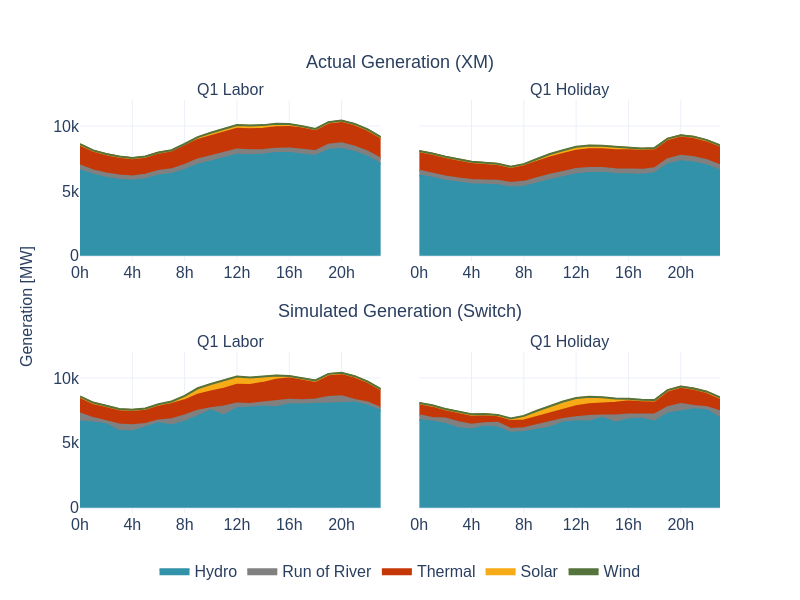

The notebook cell this image was saved under:
### Code cell
sw.dispatch.plot_q1_generation(gen_res, gen_disp)

### Figure 1 — Plotly figure (JSON) as saved in the notebook; plotly's stock layout.template omitted (floating-point values rounded to 4 significant figures)
{"data": [{"fillcolor": "#3292A9", "legendgroup": "Hydro", "line": {"color": "#3292A9", "shape": "linear"}, "mode": "lines", "name": "Hydro", "showlegend": true, "stackgroup": "one", "type": "scatter", "x": ["0h", "1h", "2h", "3h", "4h", "5h", "6h", "7h", "8h", "9h", "10h", "11h", "12h", "13h", "14h", "15h", "16h", "17h", "18h", "19h", "20h", "21h", "22h", "23h"], "xaxis": "x", "y": [6599.0, 6242.0, 6018.0, 5861.0, 5783.0, 5905.0, 6194.0, 6305.0, 6616.0, 7015.0, 7267.0, 7553.0, 7784.0, 7752.0, 7803.0, 7913.0, 7918.0, 7808.0, 7692.0, 8157.0, 8253.0, 7996.0, 7610.0, 7076.0], "yaxis": "y"}, {"fillcolor": "#808080", "legendgroup": "Run of River", "line": {"color": "#808080", "shape": "linear"}, "mode": "lines", "name": "Run of River", "showlegend": true, "stackgroup": "one", "type": "scatter", "x": ["0h", "1h", "2h", "3h", "4h", "5h", "6h", "7h", "8h", "9h", "10h", "11h", "12h", "13h", "14h", "15h", "16h", "17h", "18h", "19h", "20h", "21h", "22h", "23h"], "xaxis": "x", "y": [368.1, 334.5, 330.6, 330.7, 333.9, 339.5, 345.5, 357.2, 392.1, 406.4, 404.1, 400.3, 403.8, 374.8, 344.9, 342.8, 345.1, 358.5, 371.3, 406.5, 418.7, 416.3, 410.0, 392.7], "yaxis": "y"}, {"fillcolor": "#C53707", "legendgroup": "Thermal", "line": {"color": "#C53707", "shape": "linear"}, "mode": "lines", "name": "Thermal", "showlegend": true, "stackgroup": "one", "type": "scatter", "x": ["0h", "1h", "2h", "3h", "4h", "5h", "6h", "7h", "8h", "9h", "10h", "11h", "12h", "13h", "14h", "15h", "16h", "17h", "18h", "19h", "20h", "21h", "22h", "23h"], "xaxis": "x", "y": [1605.0, 1522.0, 1476.0, 1434.0, 1408.0, 1388.0, 1407.0, 1440.0, 1473.0, 1508.0, 1542.0, 1570.0, 1599.0, 1621.0, 1635.0, 1647.0, 1658.0, 1660.0, 1662.0, 1701.0, 1719.0, 1721.0, 1685.0, 1650.0], "yaxis": "y"}, {"fillcolor": "#F7AB17", "legendgroup": "Solar", "line": {"color": "#F7AB17", "shape": "linear"}, "mode": "lines", "name": "Solar", "showlegend": true, "stackgroup": "one", "type": "scatter", "x": ["0h", "1h", "2h", "3h", "4h", "5h", "6h", "7h", "8h", "9h", "10h", "11h", "12h", "13h", "14h", "15h", "16h", "17h", "18h", "19h", "20h", "21h"], "xaxis": "x", "y": [0.000645, 0.00127, 0.000845, 0.001225, 0.00089, 0.001185, 0.08692, 19.16, 116.5, 196.9, 243.2, 262.8, 270.5, 268.7, 258.1, 239.5, 202.5, 124.7, 20.75, 0.023, 4e-05, 3e-05], "yaxis": "y"}, {"fillcolor": "#55733D", "legendgroup": "Wind", "line": {"color": "#55733D", "shape": "linear"}, "mode": "lines", "name": "Wind", "showlegend": true, "stackgroup": "one", "type": "scatter", "x": ["0h", "1h", "2h", "3h", "4h", "5h", "6h", "7h", "8h", "9h", "10h", "11h", "12h", "13h", "14h", "15h", "16h", "17h", "18h", "19h", "20h", "21h", "22h", "23h"], "xaxis": "x", "y": [21.93, 20.54, 19.91, 19.21, 17.49, 16.51, 16.18, 15.74, 15.51, 17.34, 19.42, 20.94, 22.37, 23.75, 25.25, 25.82, 26.09, 26.02, 26.11, 25.7, 24.3, 23.23, 22.8, 22.5], "yaxis": "y"}, {"fillcolor": "#3292A9", "legendgroup": "Hydro", "line": {"color": "#3292A9", "shape": "linear"}, "mode": "lines", "name": "Hydro", "showlegend": false, "stackgroup": "one", "type": "scatter", "x": ["0h", "1h", "2h", "3h", "4h", "5h", "6h", "7h", "8h", "9h", "10h", "11h", "12h", "13h", "14h", "15h", "16h", "17h", "18h", "19h", "20h", "21h", "22h", "23h"], "xaxis": "x3", "y": [6645.0, 6571.0, 6432.0, 5907.0, 5888.0, 6194.0, 6534.0, 6333.0, 6631.0, 7060.0, 7508.0, 7112.0, 7674.0, 7730.0, 7794.0, 7744.0, 7964.0, 7949.0, 8017.0, 8020.0, 8079.0, 8113.0, 7833.0, 7472.0], "yaxis": "y3"}, {"fillcolor": "#808080", "legendgroup": "Run of River", "line": {"color": "#808080", "shape": "linear"}, "mode": "lines", "name": "Run of River", "showlegend": false, "stackgroup": "one", "type": "scatter", "x": ["0h", "1h", "2h", "3h", "4h", "5h", "6h", "7h", "8h", "9h", "10h", "11h", "12h", "13h", "14h", "15h", "16h", "17h", "18h", "19h", "20h", "21h", "22h", "23h"], "xaxis": "x3", "y": [627.0, 335.4, 235.1, 502.4, 468.3, 262.8, 193.9, 490.3, 476.8, 419.9, 152.3, 689.7, 360.7, 266.7, 322.3, 457.1, 358.3, 331.0, 319.8, 510.6, 508.7, 192.6, 268.7, 218.1], "yaxis": "y3"}, {"fillcolor": "#C53707", "legendgroup": "Thermal", "line": {"color": "#C53707", "shape": "linear"}, "mode": "lines", "name": "Thermal", "showlegend": false, "stackgroup": "one", "type": "scatter", "x": ["0h", "1h", "2h", "3h", "4h", "5h", "6h", "7h", "8h", "9h", "10h", "11h", "12h", "13h", "14h", "15h", "16h", "17h", "18h", "19h", "20h", "21h", "22h", "23h"], "xaxis": "x3", "y": [1270.0, 1168.0, 1168.0, 1168.0, 1168.0, 1168.0, 1168.0, 1168.0, 1168.0, 1237.0, 1288.0, 1362.0, 1438.0, 1450.0, 1503.0, 1661.0, 1648.0, 1652.0, 1438.0, 1751.0, 1780.0, 1798.0, 1587.0, 1423.0], "yaxis": "y3"}, {"fillcolor": "#F7AB17", "legendgroup": "Solar", "line": {"color": "#F7AB17", "shape": "linear"}, "mode": "lines", "name": "Solar", "showlegend": false, "stackgroup": "one", "type": "scatter", "x": ["0h", "1h", "2h", "3h", "4h", "5h", "6h", "7h", "8h", "9h", "10h", "11h", "12h", "13h", "14h", "15h", "16h", "17h", "18h", "19h", "20h", "21h", "22h", "23h"], "xaxis": "x3", "y": [0.0, 0.0, 0.0, 0.0, 0.0, 0.06081, 45.58, 168.6, 322.0, 459.8, 562.0, 612.9, 610.1, 551.1, 442.9, 304.4, 157.1, 33.06, 0.03198, 0.0, 0.0, 0.0, 0.0, 0.0], "yaxis": "y3"}, {"fillcolor": "#55733D", "legendgroup": "Wind", "line": {"color": "#55733D", "shape": "linear"}, "mode": "lines", "name": "Wind", "showlegend": false, "stackgroup": "one", "type": "scatter", "x": ["0h", "1h", "2h", "3h", "4h", "5h", "6h", "7h", "8h", "9h", "10h", "11h", "12h", "13h", "14h", "15h", "16h", "17h", "18h", "19h", "20h", "21h", "22h", "23h"], "xaxis": "x3", "y": [26.73, 26.53, 26.32, 26.24, 26.12, 26.07, 25.92, 25.69, 25.6, 25.49, 25.57, 25.41, 25.4, 25.47, 25.74, 26.08, 26.69, 27.85, 28.6, 28.64, 28.52, 28.19, 27.81, 27.24], "yaxis": "y3"}, {"fillcolor": "#3292A9", "legendgroup": "Hydro", "line": {"color": "#3292A9", "shape": "linear"}, "mode": "lines", "name": "Hydro", "showlegend": false, "stackgroup": "one", "type": "scatter", "x": ["0h", "1h", "2h", "3h", "4h", "5h", "6h", "7h", "8h", "9h", "10h", "11h", "12h", "13h", "14h", "15h", "16h", "17h", "18h", "19h", "20h", "21h", "22h", "23h"], "xaxis": "x2", "y": [6179.0, 6022.0, 5782.0, 5634.0, 5514.0, 5479.0, 5445.0, 5268.0, 5318.0, 5578.0, 5848.0, 6053.0, 6280.0, 6389.0, 6403.0, 6311.0, 6260.0, 6252.0, 6369.0, 7044.0, 7287.0, 7187.0, 6957.0, 6575.0], "yaxis": "y2"}, {"fillcolor": "#808080", "legendgroup": "Run of River", "line": {"color": "#808080", "shape": "linear"}, "mode": "lines", "name": "Run of River", "showlegend": false, "stackgroup": "one", "type": "scatter", "x": ["0h", "1h", "2h", "3h", "4h", "5h", "6h", "7h", "8h", "9h", "10h", "11h", "12h", "13h", "14h", "15h", "16h", "17h", "18h", "19h", "20h", "21h", "22h", "23h"], "xaxis": "x2", "y": [379.2, 328.6, 326.9, 331.5, 329.4, 328.4, 330.9, 338.6, 378.6, 401.1, 406.9, 409.3, 408.9, 378.1, 359.6, 357.9, 359.3, 369.1, 376.9, 399.7, 411.4, 408.2, 399.5, 394.4], "yaxis": "y2"}, {"fillcolor": "#C53707", "legendgroup": "Thermal", "line": {"color": "#C53707", "shape": "linear"}, "mode": "lines", "name": "Thermal", "showlegend": false, "stackgroup": "one", "type": "scatter", "x": ["0h", "1h", "2h", "3h", "4h", "5h", "6h", "7h", "8h", "9h", "10h", "11h", "12h", "13h", "14h", "15h", "16h", "17h", "18h", "19h", "20h", "21h", "22h", "23h"], "xaxis": "x2", "y": [1495.0, 1516.0, 1497.0, 1427.0, 1386.0, 1336.0, 1302.0, 1223.0, 1244.0, 1272.0, 1331.0, 1386.0, 1412.0, 1441.0, 1445.0, 1466.0, 1481.0, 1502.0, 1521.0, 1561.0, 1567.0, 1560.0, 1533.0, 1527.0], "yaxis": "y2"}, {"fillcolor": "#F7AB17", "legendgroup": "Solar", "line": {"color": "#F7AB17", "shape": "linear"}, "mode": "lines", "name": "Solar", "showlegend": false, "stackgroup": "one", "type": "scatter", "x": ["6h", "7h", "8h", "9h", "10h", "11h", "12h", "13h", "14h", "15h", "16h", "17h", "18h", "19h"], "xaxis": "x2", "y": [0.09956, 17.62, 108.5, 189.8, 233.7, 265.9, 269.0, 269.3, 253.4, 239.6, 206.3, 118.2, 20.29, 0.03136], "yaxis": "y2"}, {"fillcolor": "#55733D", "legendgroup": "Wind", "line": {"color": "#55733D", "shape": "linear"}, "mode": "lines", "name": "Wind", "showlegend": false, "stackgroup": "one", "type": "scatter", "x": ["0h", "1h", "2h", "3h", "4h", "5h", "6h", "7h", "8h", "9h", "10h", "11h", "12h", "13h", "14h", "15h", "16h", "17h", "18h", "19h", "20h", "21h", "22h", "23h"], "xaxis": "x2", "y": [20.02, 19.8, 18.51, 17.93, 18.19, 17.71, 16.25, 14.06, 14.77, 18.78, 19.82, 20.66, 22.92, 25.32, 25.6, 26.1, 26.06, 24.71, 25.04, 24.55, 22.91, 22.77, 22.78, 21.93], "yaxis": "y2"}, {"fillcolor": "#3292A9", "legendgroup": "Hydro", "line": {"color": "#3292A9", "shape": "linear"}, "mode": "lines", "name": "Hydro", "showlegend": false, "stackgroup": "one", "type": "scatter", "x": ["0h", "1h", "2h", "3h", "4h", "5h", "6h", "7h", "8h", "9h", "10h", "11h", "12h", "13h", "14h", "15h", "16h", "17h", "18h", "19h", "20h", "21h", "22h", "23h"], "xaxis": "x4", "y": [6766.0, 6651.0, 6445.0, 6131.0, 6039.0, 6266.0, 6191.0, 5769.0, 5839.0, 6033.0, 6188.0, 6572.0, 6656.0, 6642.0, 6934.0, 6549.0, 6815.0, 6861.0, 6640.0, 7259.0, 7456.0, 7594.0, 7519.0, 6888.0], "yaxis": "y4"}, {"fillcolor": "#808080", "legendgroup": "Run of River", "line": {"color": "#808080", "shape": "linear"}, "mode": "lines", "name": "Run of River", "showlegend": false, "stackgroup": "one", "type": "scatter", "x": ["0h", "1h", "2h", "3h", "4h", "5h", "6h", "7h", "8h", "9h", "10h", "11h", "12h", "13h", "14h", "15h", "16h", "17h", "18h", "19h", "20h", "21h", "22h", "23h"], "xaxis": "x4", "y": [352.1, 264.8, 429.6, 453.7, 363.5, 240.9, 355.3, 301.1, 282.6, 316.5, 373.5, 274.4, 318.0, 432.1, 165.2, 555.7, 375.3, 337.7, 553.3, 495.1, 541.5, 252.6, 217.2, 538.8], "yaxis": "y4"}, {"fillcolor": "#C53707", "legendgroup": "Thermal", "line": {"color": "#C53707", "shape": "linear"}, "mode": "lines", "name": "Thermal", "showlegend": false, "stackgroup": "one", "type": "scatter", "x": ["0h", "1h", "2h", "3h", "4h", "5h", "6h", "7h", "8h", "9h", "10h", "11h", "12h", "13h", "14h", "15h", "16h", "17h", "18h", "19h", "20h", "21h", "22h", "23h"], "xaxis": "x4", "y": [925.3, 948.3, 704.7, 814.5, 768.7, 688.2, 533.2, 606.5, 606.5, 640.8, 703.8, 705.3, 843.7, 900.0, 941.6, 976.9, 1019.0, 1052.0, 1075.0, 1276.0, 1316.0, 1312.0, 1175.0, 1046.0], "yaxis": "y4"}, {"fillcolor": "#F7AB17", "legendgroup": "Solar", "line": {"color": "#F7AB17", "shape": "linear"}, "mode": "lines", "name": "Solar", "showlegend": false, "stackgroup": "one", "type": "scatter", "x": ["0h", "1h", "2h", "3h", "4h", "5h", "6h", "7h", "8h", "9h", "10h", "11h", "12h", "13h", "14h", "15h", "16h", "17h", "18h", "19h", "20h", "21h", "22h", "23h"], "xaxis": "x4", "y": [0.0, 0.0, 0.0, 0.0, 0.0, 0.0615, 45.68, 168.1, 321.0, 458.8, 561.0, 611.9, 608.8, 549.8, 441.8, 303.8, 156.9, 33.1, 0.03207, 0.0, 0.0, 0.0, 0.0, 0.0], "yaxis": "y4"}, {"fillcolor": "#55733D", "legendgroup": "Wind", "line": {"color": "#55733D", "shape": "linear"}, "mode": "lines", "name": "Wind", "showlegend": false, "stackgroup": "one", "type": "scatter", "x": ["0h", "1h", "2h", "3h", "4h", "5h", "6h", "7h", "8h", "9h", "10h", "11h", "12h", "13h", "14h", "15h", "16h", "17h", "18h", "19h", "20h", "21h", "22h", "23h"], "xaxis": "x4", "y": [27.26, 26.89, 27.06, 26.93, 27.06, 26.96, 26.52, 26.43, 26.08, 25.51, 25.7, 25.49, 25.28, 25.24, 25.57, 26.04, 26.97, 28.14, 28.77, 28.63, 28.49, 28.15, 27.63, 27.1], "yaxis": "y4"}], "layout": {"annotations": [{"font": {"size": 16}, "showarrow": false, "text": "Q1 Labor", "x": 0.235, "xanchor": "center", "xref": "paper", "y": 1, "yanchor": "bottom", "yref": "paper"}, {"font": {"size": 16}, "showarrow": false, "text": "Q1 Holiday", "x": 0.765, "xanchor": "center", "xref": "paper", "y": 1, "yanchor": "bottom", "yref": "paper"}, {"font": {"size": 16}, "showarrow": false, "text": "Q1 Labor", "x": 0.235, "xanchor": "center", "xref": "paper", "y": 0.39, "yanchor": "bottom", "yref": "paper"}, {"font": {"size": 16}, "showarrow": false, "text": "Q1 Holiday", "x": 0.765, "xanchor": "center", "xref": "paper", "y": 0.39, "yanchor": "bottom", "yref": "paper"}, {"showarrow": false, "text": "Generation [MW]", "textangle": -90, "x": -0.1, "xref": "paper", "y": 0.5, "yref": "paper"}, {"font": {"family": "Arial", "size": 18}, "showarrow": false, "text": "Actual Generation (XM)", "x": 0.5, "xanchor": "center", "xref": "paper", "y": 1.12, "yref": "paper"}, {"font": {"family": "Arial", "size": 18}, "showarrow": false, "text": "Simulated Generation (Switch)", "x": 0.5, "xanchor": "center", "xref": "paper", "y": 0.49, "yref": "paper"}], "font": {"family": "Arial", "size": 16}, "height": 600, "legend": {"orientation": "h", "x": 0.5, "xanchor": "center", "y": -0.1}, "width": 800, "xaxis": {"anchor": "y", "domain": [0, 0.47], "dtick": 4, "showticklabels": true}, "xaxis2": {"anchor": "y2", "domain": [0.53, 1], "dtick": 4, "showticklabels": true}, "xaxis3": {"anchor": "y3", "domain": [0, 0.47], "dtick": 4, "showticklabels": true}, "xaxis4": {"anchor": "y4", "domain": [0.53, 1], "dtick": 4, "showticklabels": true}, "yaxis": {"anchor": "x", "domain": [0.61, 1], "range": [-400, 12000]}, "yaxis2": {"anchor": "x2", "domain": [0.61, 1], "matches": "y", "range": [-400, 12000], "showticklabels": false}, "yaxis3": {"anchor": "x3", "domain": [0, 0.39], "range": [-400, 12000]}, "yaxis4": {"anchor": "x4", "domain": [0, 0.39], "matches": "y3", "range": [-400, 12000], "showticklabels": false}}}
